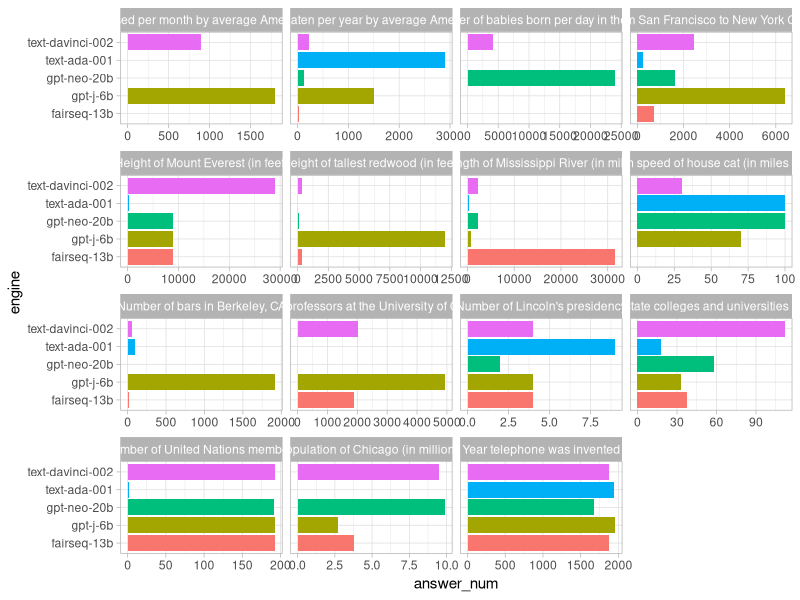
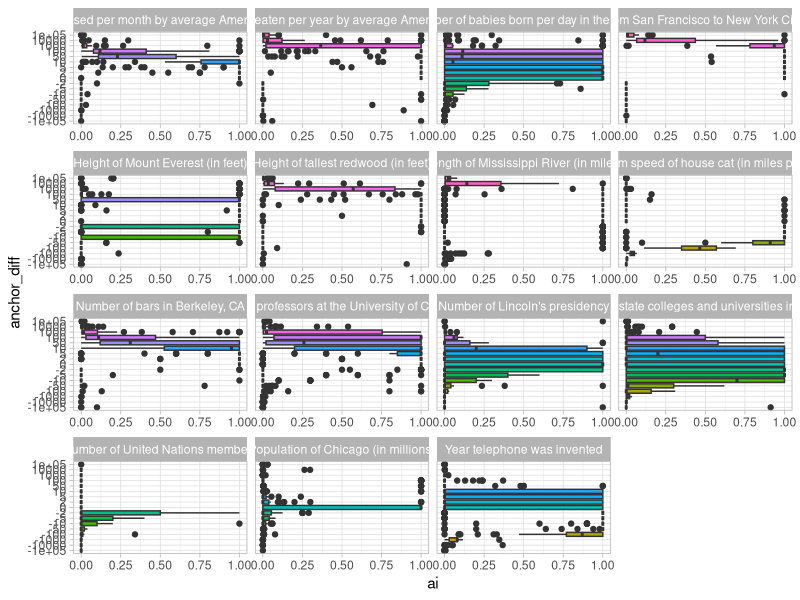
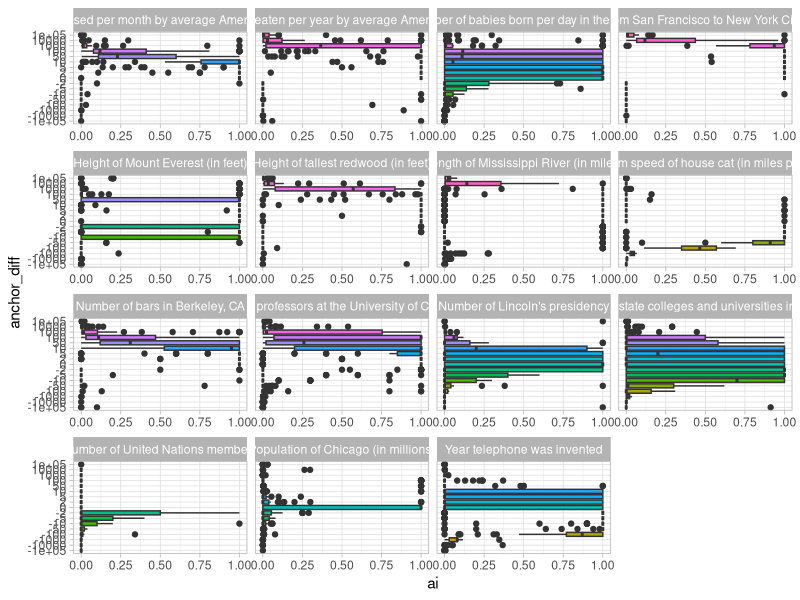

Here is the R script that generated these plots, in order:
## ---- chunk 1
library(tidyverse, ggplot2)
knitr::opts_knit$set(root.dir = '~/Desktop/apart/blackbox-psych/anchoring')
## ---- chunk 2
df <- read_csv("output/estimates.csv")
df %>% 
  mutate(
    answer_num = as.numeric(str_extract(str_replace(answer, ",", ""),"[-+]?(?:\\d*\\.\\d+|\\d+)") ),
    engine = as.factor(engine)) %>% 
  select(answer, answer_num, question, everything()) %>% 
  ggplot() +
  aes(x=answer_num, y=engine, fill=engine) +
  geom_col() +
  theme_light() +
  facet_wrap(~question, scales="free_x") +
  theme(legend.position="none")

## ---- chunk 3
df <- read_csv("output/3_test.csv")

df2 <- df %>% 
  drop_na(anchor) %>%
  mutate(
    answer_num = as.numeric(str_extract(str_replace(answer, ",", ""),"[-+]?(?:\\d*\\.\\d+|\\d+)") ),
    engine = as.factor(engine)
  ) %>% 
  mutate(
    ai = pmax(pmin(1, (answer_num - calibration) / (anchor - calibration)), 0)
  ) %>% 
  select(ai, anchor, question, everything())
  
df2 %>% 
  mutate(anchor_diff = as.factor(anchor_diff)) %>% 
  ggplot() +
  aes(x=ai, y=anchor_diff, fill=anchor_diff) +
  geom_boxplot() +
  theme_light() +
  facet_wrap(~question, scales="free_x") +
  theme(legend.position="none")
df2 %>% 
  group_by(question) %>% 
  summarise(calibration = first(calibration),
            answer = first(answer))
ggsave("plots/anchor_boxplots.png", width=12, height=12)
## ---- chunk 4
df %>% 
  drop_na(anchor) %>%
  mutate(
    answer_num = as.numeric(str_extract(str_replace(answer, ",", ""),"[-+]?(?:\\d*\\.\\d+|\\d+)") ),
    engine = as.factor(engine)) %>% 
  mutate(
    ai = (answer_num - calibration) / (anchor - calibration)
  )
